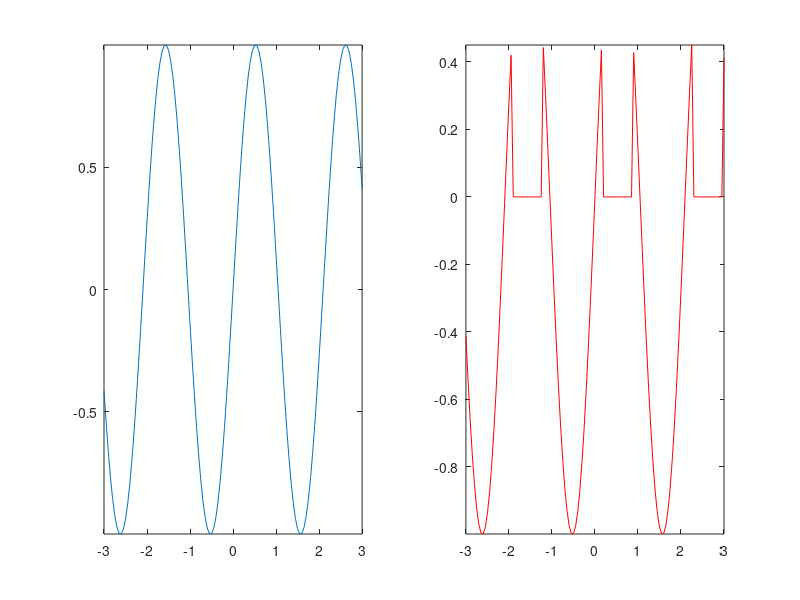

The MATLAB source for this figure:
clear all; clc;

hold on
x = -3: 0.05: 3; y = sin(3*x)
subplot(1,2,1); plot(x,y); axis tight
z = (y < 0.5) .* y
subplot(1,2,2); plot(x,y,'r:'); plot(x,z,'r'); axis tight
hold off